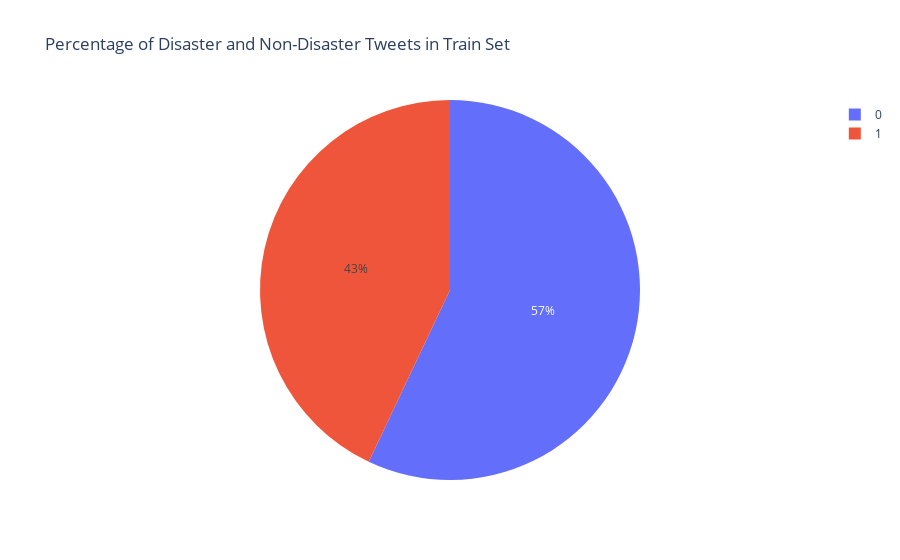

This figure's notebook cell:
### Code cell
# Distribution of disaster and non-disaster tweets in the train set as a pie chart
fig_pie = px.pie(train_distribution, values='count', names='target',
                 labels={'target': 'Disaster Tweet'},
                 title='Percentage of Disaster and Non-Disaster Tweets in Train Set')
fig_pie.show()

### Figure 1 — Plotly figure (JSON) as saved in the notebook; plotly's stock layout.template omitted (floating-point values rounded to 4 significant figures)
{"data": [{"domain": {"x": [0, 1], "y": [0, 1]}, "hovertemplate": "Disaster Tweet=%{label}<br>count=%{value}<extra></extra>", "labels": [0, 1], "legendgroup": "", "name": "", "showlegend": true, "type": "pie", "values": [4342, 3271]}], "layout": {"legend": {"tracegroupgap": 0}, "title": {"text": "Percentage of Disaster and Non-Disaster Tweets in Train Set"}}}
